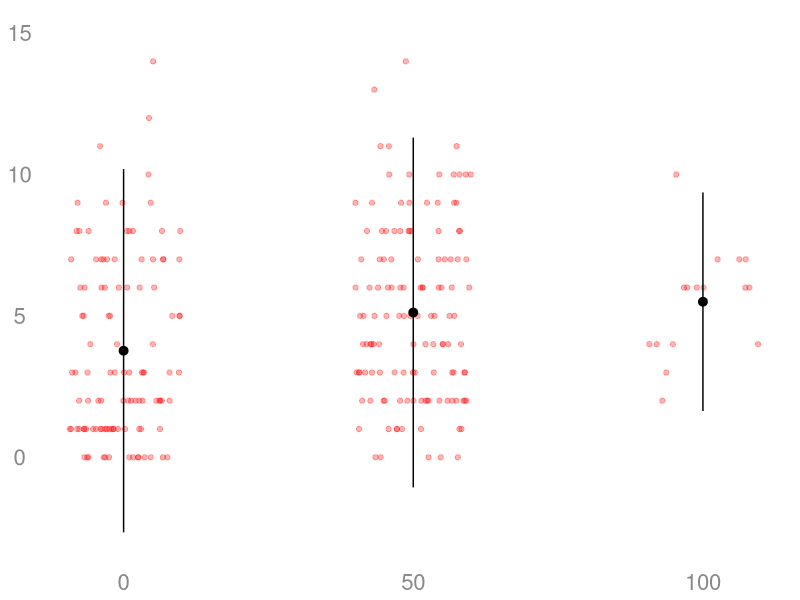
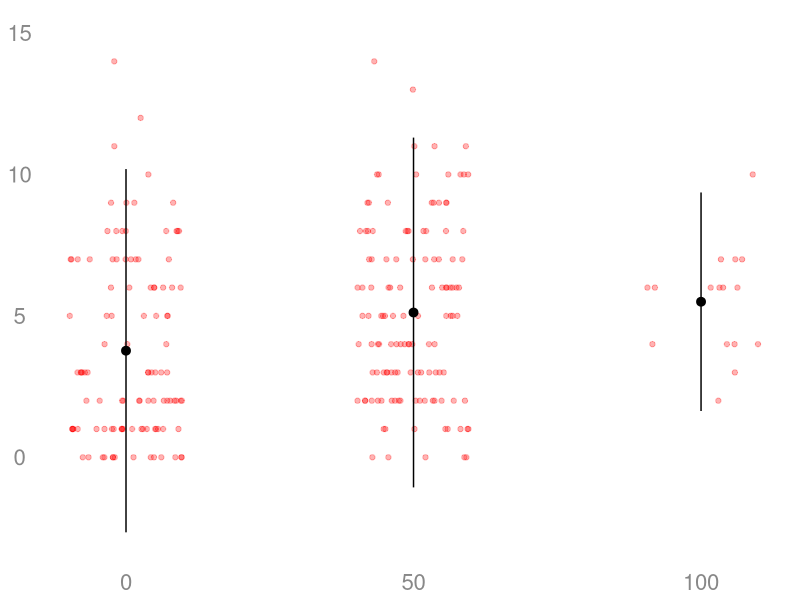
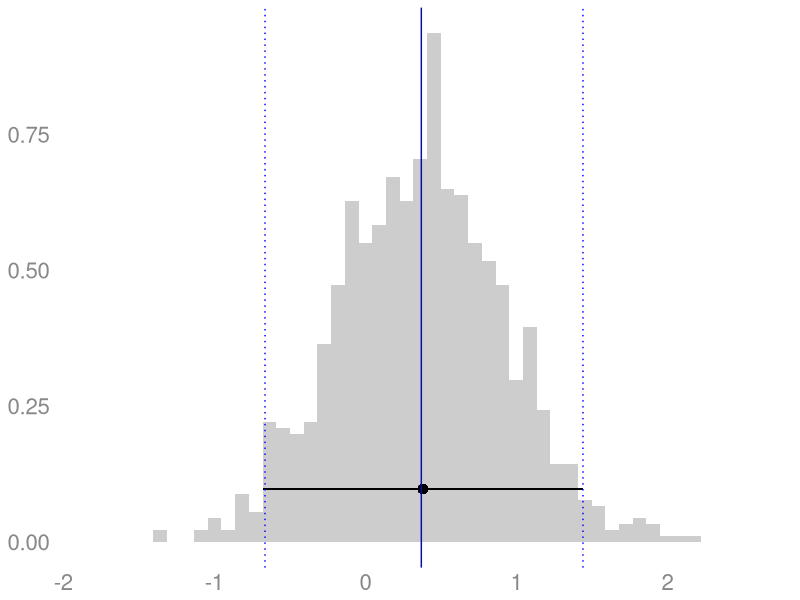
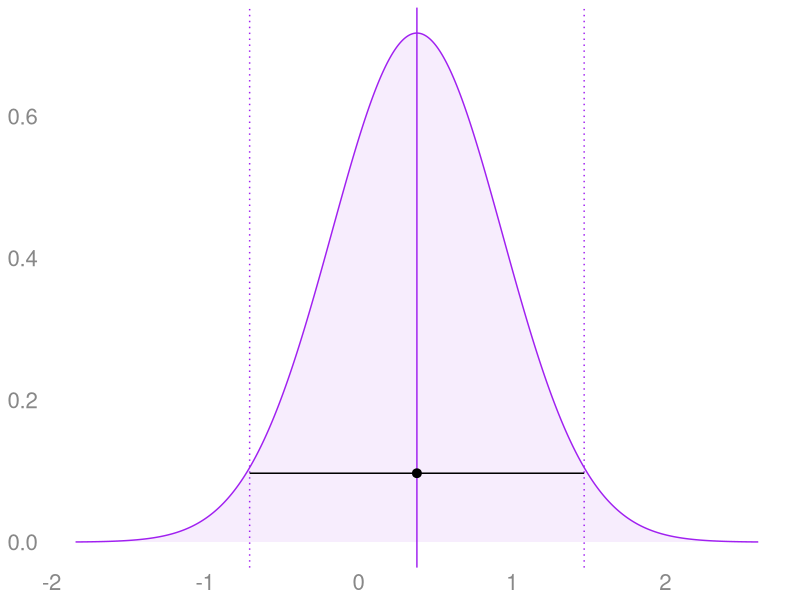
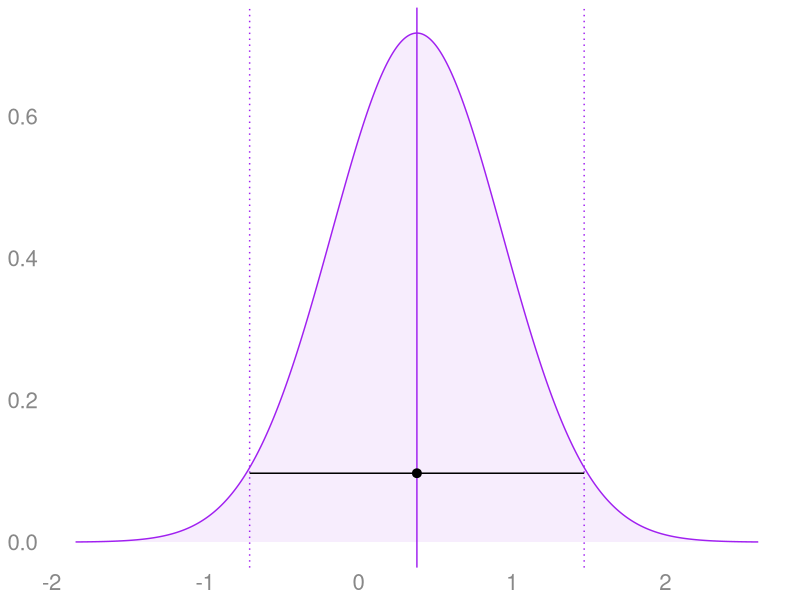
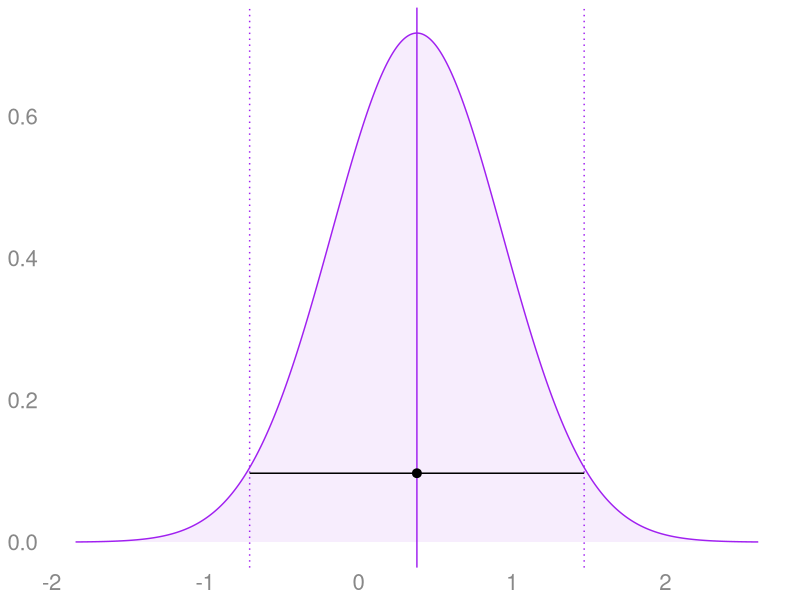
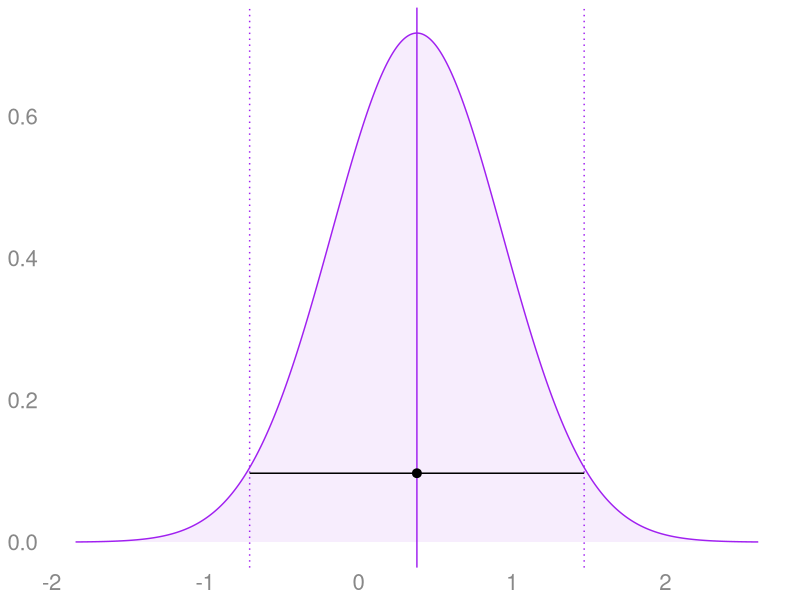
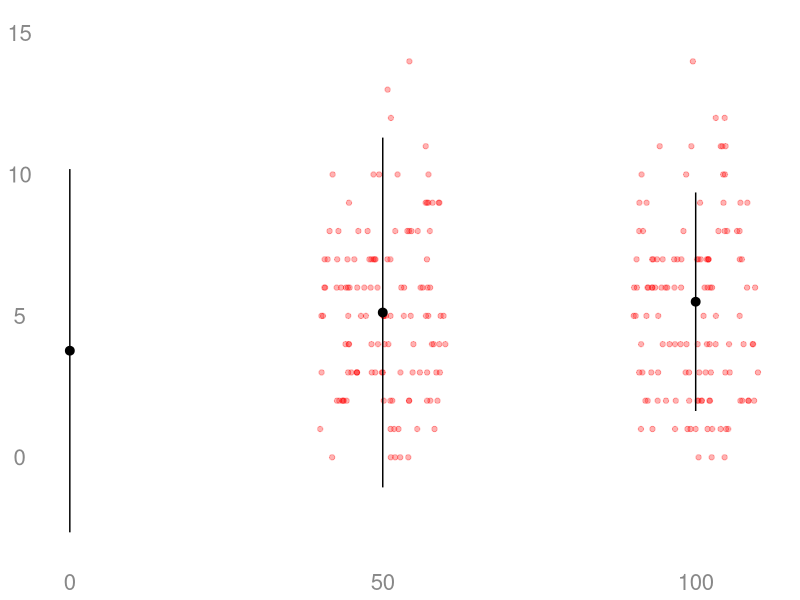

Generate these figures, in order, with R:
## ---- chunk 1
library(purrr)
library(tibble)
library(dplyr)
library(magrittr)
library(stringr)
library(ggplot2)
library(htmltools)
library(kableExtra)
library(scales)

percent = label_percent(accuracy=1)
approx  = function(x,accuracy=.01) { label_number(accuracy=accuracy, scale_cut=cut_short_scale())(x) }
## ---- chunk 2
fontsize = 16
textcolor = "#888888"

class.theme = theme(plot.background = element_rect(fill = "transparent", colour = NA),
        panel.background = element_rect(fill = "transparent", colour = NA),
                    legend.background = element_rect(fill="transparent", colour = NA),
                    legend.box.background = element_rect(fill="transparent", colour = NA),
                    legend.key = element_rect(fill="transparent", colour = NA),
        axis.ticks.x = element_blank(),
        axis.ticks.y = element_blank(),
        axis.text.x  = element_text(colour = textcolor, size=fontsize),
        axis.text.y  = element_text(colour = textcolor, size=fontsize),
        axis.title.x  = element_text(colour = textcolor),
        axis.title.y  = element_text(colour = textcolor, angle=90)
)

theme_set(class.theme)
theme_update(axis.title.x  = element_blank(),
             axis.title.y  = element_blank())
simplified.theme = theme_get()

theme_update(axis.text.x   = element_blank(), 
              axis.text.y   = element_blank())
blank.theme = theme_get()

theme_update(panel.grid.major=element_line(color=rgb(1,0,0,.1,  maxColorValue=1)),
           panel.grid.minor=element_line(color=rgb(0,1,0,.1, maxColorValue=1)))
grid.theme = theme_get()

theme_set(simplified.theme)
## ---- chunk 3
ellipsis <- function(df, nhead=5L, ntail=2) {
    rownames(df) = as.character(1:nrow(df))
    stopifnot("data.frame" %in% class(df))
    els <- rep(NA, ncol(df)) %>% 
        matrix(nrow=1, dimnames=list(NULL, names(df))) %>% 
        data.frame(stringsAsFactors=FALSE) %>% 
        tibble::as_tibble()
    rownames(els) = "⋮"
    dplyr::bind_rows(head(df, nhead), els, tail(df, ntail))
}
## ---- chunk 4
#| out-height: 300px
#| fig-asp: .3 
set.seed(0)
n=250
Yalways = rbinom(n, 30, .25)
Y0   = ifelse(rbinom(n,1,.5),   Yalways, rbinom(n, 30, .05))
Y50  = ifelse(rbinom(n,1,.5),   Yalways, rbinom(n, 30, .1))
Y100 = Y50
R = sample(c(1:6), size=n, replace=TRUE) + sample(c(1:6), size=n, replace=TRUE)
D = case_match(R,
  1:6~0,
  7:10~50,
  11:12~100)
Y = case_match(D,
  0~Y0,
  50~Y50,
  100~Y100)

real.data = tibble(D=D, Y=Y)

summaries = tibble(D=D, Y=Y) %>% group_by(D) %>% summarize(mean=mean(Y), sd=sd(Y), n=length(Y))

scatter = ggplot() + geom_point(aes(x=D, y=Y), color="red", data=tibble(D=D,Y=Y),
                                     position=position_jitter(w=10,h=0), alpha=.3) +
           geom_pointrange(aes(x=D, y=mean, ymin=mean-2*sd, ymax=mean+2*sd), data=summaries) +
           scale_x_continuous(breaks=c(0,50,100)) + labs(x="D", y="Y") + ylim(-3,15)
scatter
## ---- chunk 5
#| out-height: 300px
#| fig-asp: .3 
point.estimate = summaries$mean[summaries$D==100] - summaries$mean[summaries$D==50]
scatter
## ---- chunk 6
data = tibble(D=D, Y=Y)
boot.distn = function(data, B=1000) { purrr::map(1:B, function(i) {
  data.boot = data[sample(1:nrow(data), replace=TRUE),]
  summaries.boot = data.boot %>% group_by(D) %>% summarize(mean=mean(Y), sd=sd(Y), n=length(Y))
  data.frame(dif=summaries.boot$mean[summaries.boot$D==100] - summaries.boot$mean[summaries.boot$D==50])
}) %>% bind_rows()
}
boots = boot.distn(data)
## ---- chunk 7
width = function(samples, center=mean(samples), alpha=.05) {
  covg.dif = function(w) { 
    actual = mean( center - w/2 <= samples & samples <= center + w/2)
    nominal = 1-alpha 
    actual - nominal  
  }
  uniroot(covg.dif, interval=c(0, 2*max(abs(samples-center))))$root
}

distribution.plot = function(boot.samples, point.estimate, w=width(boot.samples), interval.replications=0, point.replications=0) { 
  drange = c(0, dnorm(0, mean=0, sd=sd(boot.samples)))
  p = ggplot(data.frame(samples=boot.samples)) + 
    geom_histogram(aes(x=samples, y=after_stat(density)), alpha=.3, bins=50)  +
    geom_pointrange(aes(y=dnorm(2*sd(samples), mean=0, sd=sd(samples)), 
      x=point.estimate, xmin=point.estimate - w/2, xmax=point.estimate + w/2)) + 
      geom_vline(xintercept=mean(boot.samples), color='blue') + 
      geom_vline(xintercept=quantile(boot.samples, c(.025,.975)), color='blue', linetype='dotted') 
  if(interval.replications > 0) { 
    K = interval.replications
    p = p + geom_pointrange(aes(y=y, x=x, xmin=xmin, xmax=xmax), 
          data=data.frame(y=seq(min(drange), max(drange), length.out=K), 
                  x=boot.samples[1:K], xmin=boot.samples[1:K] - w/2, xmax=boot.samples[1:K] + w/2), color='purple', alpha=.2)
  }
  if(point.replications > 0) { 
    K = point.replications
    p = p + geom_point(aes(y=y, x=x), 
          data=data.frame(y=seq(min(drange), max(drange), length.out=K), 
                  x=boot.samples[1:K], xmin=boot.samples[1:K] - w/2, xmax=boot.samples[1:K] + w/2), color='purple', alpha=.2)
  }
  p
}
## ---- chunk 8
#| out-height: 250px
#| fig.asp: .25
#| layout-ncol: 2

se = sqrt( var(Y[D==100])/sum(D==100) + var(Y[D==50])/sum(D==50) )
x = seq(point.estimate-4*se, point.estimate+4*se, length.out=1000)
normal.distribution.plot = ggplot() + 
    geom_area(aes(x=x, y=dnorm(x, mean=point.estimate, sd=se)), color='purple', fill='purple', alpha=.08) +
    geom_vline(aes(xintercept=point.estimate), color='purple', linetype='solid') +
    geom_vline(aes(xintercept=point.estimate + c(-1,1)*1.96*se), color='purple', linetype='dotted') +
    geom_pointrange(aes(y=dnorm(2*se, mean=0, sd=se), x=point.estimate, xmin=point.estimate - 1.96*se, xmax=point.estimate + 1.96*se))

distribution.plot(boots$dif, point.estimate) + xlim(min(x), max(x))
normal.distribution.plot + xlim(min(x), max(x))
## ---- chunk 9
#| out-height: 250px
#| fig.asp: .25
normal.distribution.plot + xlim(min(x), max(x))
## ---- chunk 10
#| out-height: 250px
#| fig.asp: .25
normal.distribution.plot + xlim(min(x), max(x))
## ---- chunk 11
#| out-height: 250px
#| fig.asp: .25
normal.distribution.plot + xlim(min(x), max(x))
## ---- chunk 12
#| out-height: 300px
#| fig-asp: .3 

n = 250
D = sample(c(50,100), size=n, replace=TRUE) 
Y = case_match(D,
  0~Y0,
  50~Y50,
  100~Y100)

summaries.new = tibble(D=D, Y=Y) %>% group_by(D) %>% summarize(mean=mean(Y), sd=sd(Y), n=length(Y))
point.estimate = summaries.new$mean[summaries.new$D==100] - summaries.new$mean[summaries.new$D==50]

scatter.new = ggplot() + geom_point(aes(x=D, y=Y), color="red", data=tibble(D=D,Y=Y),
                                     position=position_jitter(w=10,h=0), alpha=.3) +
           geom_pointrange(aes(x=D, y=mean, ymin=mean-2*sd, ymax=mean+2*sd), data=summaries) +
           scale_x_continuous(breaks=c(0,50,100)) + labs(x="D", y="Y") + ylim(-3,15)
scatter.new
## ---- chunk 13
data = tibble(D=D, Y=Y)
boot.distn = function(data, B=1000) { purrr::map(1:B, function(i) {
  data.boot = data[sample(1:nrow(data), replace=TRUE),]
  summaries.boot = data.boot %>% group_by(D) %>% summarize(mean=mean(Y), sd=sd(Y), n=length(Y))
  data.frame(dif=summaries.boot$mean[summaries.boot$D==100] - summaries.boot$mean[summaries.boot$D==50])
}) %>% bind_rows()
}
boots = boot.distn(data)
## ---- chunk 14
#| out-height: 250px
#| fig.asp: .25
#| layout-ncol: 2

se = sqrt( var(Y[D==100])/sum(D==100) + var(Y[D==50])/sum(D==50) )
x = seq(point.estimate-4*se, point.estimate+4*se, length.out=1000)
normal.distribution.plot = ggplot() + 
    geom_area(aes(x=x, y=dnorm(x, mean=point.estimate, sd=se)), color='purple', fill='purple', alpha=.08) +
    geom_vline(aes(xintercept=point.estimate), color='purple', linetype='solid') +
    geom_vline(aes(xintercept=point.estimate + c(-1,1)*1.96*se), color='purple', linetype='dotted') +
    geom_pointrange(aes(y=dnorm(2*se, mean=0, sd=se), x=point.estimate, xmin=point.estimate - 1.96*se, xmax=point.estimate + 1.96*se))

distribution.plot(boots$dif, point.estimate) + xlim(min(x), max(x))
normal.distribution.plot + xlim(min(x), max(x))
## ---- chunk 15
#| out-height: 300px
#| fig-asp: .3 


model=lm(Y ~ D, data=real.data)
mu.hat = predict(model, newdata=data.frame(D=c(0,50,100)))
slope.point.estimate = mu.hat[3]-mu.hat[2]

scatter + geom_line(aes(x=c(0,50,100), y=mu.hat), color='blue', linetype='dashed')
## ---- chunk 16
boot.distn = function(data, B=1000) { purrr::map(1:B, function(i) {
  data.boot = data[sample(1:nrow(data), replace=TRUE),]
  summaries.boot = data.boot %>% group_by(D) %>% summarize(mean=mean(Y), sd=sd(Y), n=length(Y))
  model = lm(Y ~ D, data=data.boot)
  data.frame(dif=summaries.boot$mean[summaries.boot$D==100] - summaries.boot$mean[summaries.boot$D==50],
             slope=model$coefficients[2]*50)
}) %>% bind_rows()
}
boots = boot.distn(real.data)
## ---- chunk 17
#| out-height: 250px
#| fig.asp: .25
#| layout-ncol: 2 
#| fig-subcap:
#|   - "Difference in Sample Means Sampling Dist"
#|   - "Slope-Based Sampling Dist" 

real.point.estimate = mean(real.data$Y[real.data$D==100]) - mean(real.data$Y[real.data$D==50])
x = seq(slope.point.estimate-7*se, slope.point.estimate+7*se, length.out=1000)
distribution.plot(boots$dif,   real.point.estimate) + xlim(min(x), max(x))
distribution.plot(boots$slope, slope.point.estimate) + xlim(min(x), max(x))
